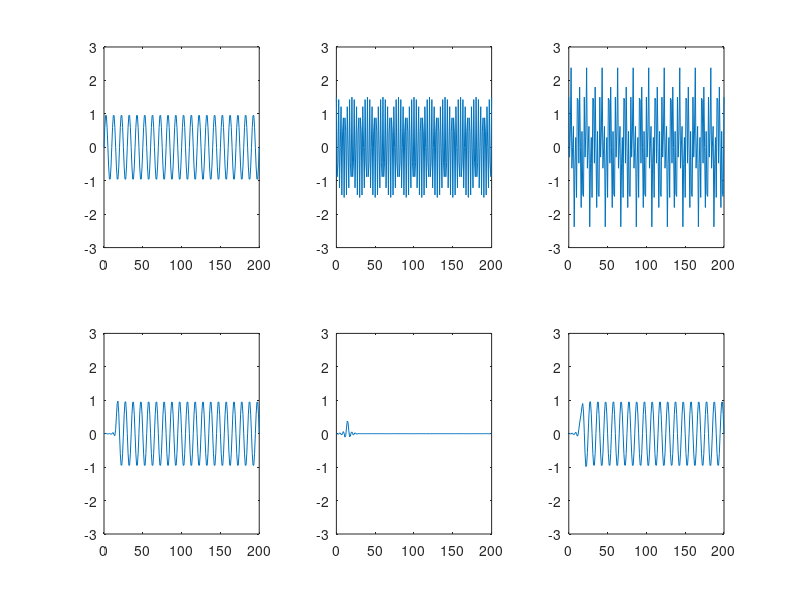

Recreate this plot in MATLAB.
%
% Design of case 1 (odd,symmetric) linear-phase FIR digital filter
%
clear;       % clear workspace
clc;         % clear command window
N = 31;
wp = 0.4*pi;
ws = 0.5*pi;
% Wp = Ws = 1;
%
NH = (N-1)/2;
%
%
P = zeros(NH+1,1);
Qp = zeros(NH+1,NH+1);
Qs = zeros(NH+1,NH+1);
for i=0:NH % 0:1:NH
    if i==0
        P(i+1) = -2*wp;
    else
        P(i+1) = -2*sin(i*wp)/i;
    end
    for j=0:NH
       if i==0 && j==0
           Qp(i+1,j+1) = wp;
           Qs(i+1,j+1) = pi - ws;
       elseif i==j
           Qp(i+1,j+1) = 0.5*wp + 0.5*sin((i+j)*wp)/(i+j);
           Qs(i+1,j+1) = 0.5*(pi - ws) - 0.5*sin((i+j)*ws)/(i+j);
       else
           Qp(i+1,j+1) = 0.5*sin((i-j)*wp)/(i-j) + 0.5*sin((i+j)*wp)/(i+j);
           Qs(i+1,j+1) = -0.5*sin((i-j)*ws)/(i-j) - 0.5*sin((i+j)*ws)/(i+j);
       end
    end
end
Q = Qp + Qs;
A = -0.5*inv(Q)*P; % inv(Q)
% A = -0.5 * A;
% A = A/Q;
% A = A * P;
%
%
h = zeros(N,1);
h(NH+1) = A(1);
h(1:NH) = 0.5*A(NH+1:-1:2);
h(NH+2:N) = 0.5*A(2:NH+1);
%
% need to show several plots simulteneously
subplot(2,2,1);
stem(0:N-1,h);
xlabel('n');
ylabel('Impulse Response');
%
% Amplitude Response
subplot(2,2,2);
AR = abs(freqz(h,1,0:pi/200:pi));
plot(0:1/200:1,AR);
axis([0,1,0,1.1]);
xlabel('Normalized Frequency (\omega/\pi)');
ylabel('Amplitude Response');
%
% Amplitude Response in dB
subplot(2,2,4);
plot(0:1/200:1,20*log10(AR));
axis([0,1,-60,10]);
xlabel('Normalized Frequency (\omega/\pi)');
ylabel('Amplitude Response in dB');
pause;
close all; % close formal plots
%
% signal simulation
%
% low frequency input 1
NT = (0:200)';
xL = sin(0.2*pi*NT);
subplot(2,3,1);
plot(NT,xL);
axis([0,200,-3,3]);
%
% low frequency output 2
yL = filter(h,1,xL);
subplot(2,3,4);
plot(NT,yL); % plot shows input delay
axis([0,200,-3,3]);
%
% high frequency input 3
xH = 1.5*cos(0.7*pi*NT);
subplot(2,3,2);
plot(NT,xH);
axis([0,200,-3,3]);
%
% high frequency output 4
yH = filter(h,1,xH);
subplot(2,3,5);
plot(NT,yH); % plot shows transition time
axis([0,200,-3,3]);
%
% high and low combined input 5
subplot(2,3,3);
plot(NT,xL + xH);
axis([0,200,-3,3]);
%
% high and low combined output 6
y = filter(h,1,xL + xH);
subplot(2,3,6);
plot(NT,y); % plot 6 is pretty the same with 2
axis([0,200,-3,3]);
